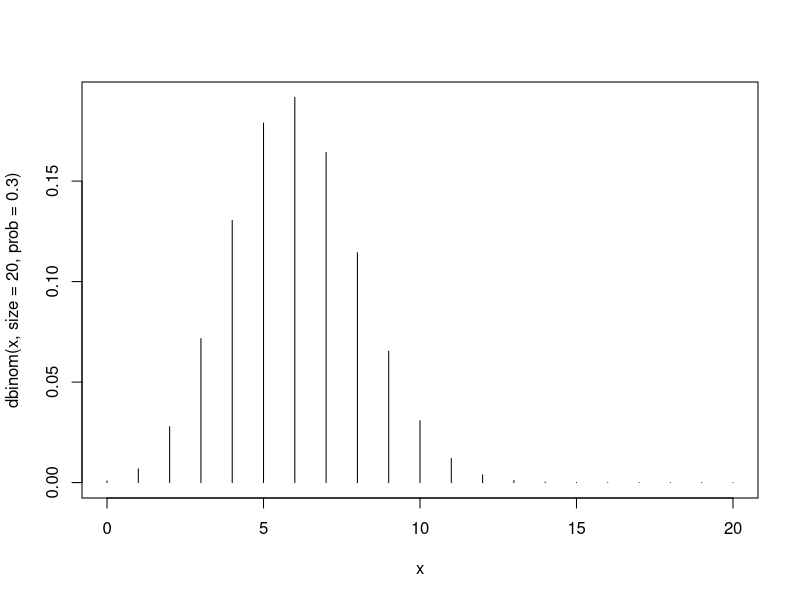

Write R code to recreate this figure. (Note: this script raises an error after producing the figure.)
# binomial
x <- 0:20
plot(x, dbinom(x, size=20, prob=.3),type='h')

# Hipergeometrica
m <- 10; n <- 7;
x <- 0:9
plot(x, dhyper(x, m, n, k),type='h')

# Poisson
m <- 1.8
x <- 0:9
plot(x, dpois(x,m),type='h')

# Binomial invertida
a <- 5
x <- 0:40
plot(x, dnbinom(x,a,prob=0.3),type='h')

